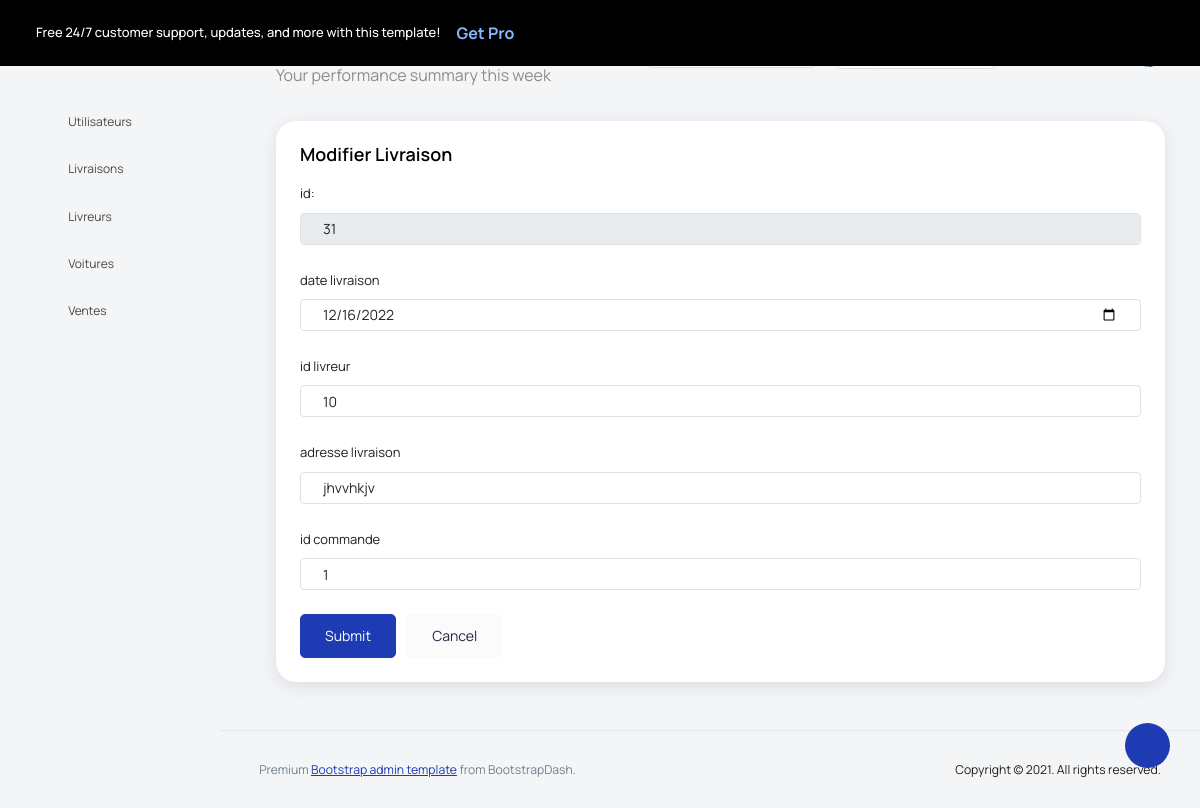
/Views/back/modifierLivraison.php?id=31 (signed in), run on the app's committed database.
### tables this page shows
CREATE TABLE `livraison` (
  `id` int(11) NOT NULL,
  `date_livraison` date NOT NULL,
  `id_livreur` int(11) NOT NULL,
  `adresse_livraison` varchar(255) NOT NULL,
  `id_commande` int(11) NOT NULL
);

### Controller/LivraisonC.php (called while the page is built, shortened)
<?php
class LivraisonC{
    function getLivraisonbyId($id)
    {
        $requete = "select * from livraison where id= '".$id."'";
        $config = config::getConnexion();
        try {
            $querry = $config->prepare($requete);
            $querry->execute();
            $result = $querry->fetch();
            return $result ;
        } catch (PDOException $th) {
            echo $th->getMessage();
        }
    }
}

### Views/back/modifierLivraison.php (the view, shortened to what this page needs)
<?php
include_once '../../Controller/LivraisonC.php';
$livraisonC = new LivraisonC();
if (isset($_GET['id'])){
    $livraison = $livraisonC->getLivraisonbyId($_GET['id']);
}
?>
<!DOCTYPE html>
<html lang="en">
<head>
    <link rel="stylesheet" href="vendors/feather/feather.css">
    <link rel="stylesheet" href="vendors/mdi/css/materialdesignicons.min.css">
    <link rel="stylesheet" href="vendors/ti-icons/css/themify-icons.css">
    <link rel="stylesheet" href="vendors/typicons/typicons.css">
    <link rel="stylesheet" href="vendors/simple-line-icons/css/simple-line-icons.css">
    <link rel="stylesheet" href="vendors/css/vendor.bundle.base.css">
    <link rel="stylesheet" href="vendors/datatables.net-bs4/dataTables.bootstrap4.css">
    <link rel="stylesheet" href="js/select.dataTables.min.css">
    <link rel="stylesheet" href="css/vertical-layout-light/style.css">
</head>
<body>
<div class="container-scroller">
    <div class="row p-0 m-0 proBanner" id="proBanner">
        <div class="col-md-12 p-0 m-0">
            <div class="card-body card-body-padding d-flex align-items-center justify-content-between">
                <div class="ps-lg-1">
                    <div class="d-flex align-items-center justify-content-between">
                        <p class="mb-0 font-weight-medium me-3 buy-now-text">Free 24/7 customer support, updates, and more with this template!</p>
                        <a href="https://www.bootstrapdash.com/product/star-admin-pro/?utm_source=organic&utm_medium=banner&utm_campaign=buynow_demo" target="_blank" class="btn me-2 buy-now-btn border-0">Get Pro</a>
                    </div>
                </div>
                <div class="d-flex align-items-center justify-content-between">
                    <a href="https://www.bootstrapdash.com/product/star-admin-pro/"><i class="mdi mdi-home me-3 text-white"></i></a>
                    <button id="bannerClose" class="btn border-0 p-0">
                        <i class="mdi mdi-close text-white me-0"></i>
                    </button>
                </div>
            </div>
        </div>
    </div>
    <nav class="navbar default-layout col-lg-12 col-12 p-0 fixed-top d-flex align-items-top flex-row">
        <div class="text-center navbar-brand-wrapper d-flex align-items-center justify-content-start">
            <div class="me-3">
                <button class="navbar-toggler navbar-toggler align-self-center" type="button" data-bs-toggle="minimize">
                </button>
            </div>
            <div>
                <a class="navbar-brand brand-logo" href="index.html">
                </a>
            </div>
        </div>
        <div class="navbar-menu-wrapper d-flex align-items-top">
            <ul class="navbar-nav">
                <li class="nav-item font-weight-semibold d-none d-lg-block ms-0">
                    <h1 class="welcome-text">Good Morning, <span class="text-black fw-bold">John Doe</span></h1>
                    <h3 class="welcome-sub-text">Your performance summary this week </h3>
                </li>
            </ul>
            <ul class="navbar-nav ms-auto">
                <li class="nav-item dropdown d-none d-lg-block">
                    <a class="nav-link dropdown-bordered dropdown-toggle dropdown-toggle-split" id="messageDropdown" href="#" data-bs-toggle="dropdown" aria-expanded="false"> Select Category </a>
                </li>
                <li class="nav-item d-none d-lg-block">
                    <div id="datepicker-popup" class="input-group date datepicker navbar-date-picker">
              <span class="input-group-addon input-group-prepend border-right">
              </span>
                    </div>
                </li>
                <li class="nav-item">
                    <form class="search-form" action="#">
                    </form>
                </li>
                <li class="nav-item dropdown">
                    <a class="nav-link count-indicator" id="notificationDropdown" href="#" data-bs-toggle="dropdown">
                    </a>
                </li>
                <li class="nav-item dropdown">
                    <a class="nav-link count-indicator" id="countDropdown" href="#" data-bs-toggle="dropdown" aria-expanded="false">
                    </a>
                </li>
                <li class="nav-item dropdown d-none d-lg-block user-dropdown">
                    <a class="nav-link" id="UserDropdown" href="#" data-bs-toggle="dropdown" aria-expanded="false">
                        <img class="img-xs rounded-circle" src="images/faces/face8.jpg" alt="Profile image"> </a>
                </li>
            </ul>
        </div>
    </nav>
    <div class="container-fluid page-body-wrapper">
        <div class="theme-setting-wrapper">
            <div id="settings-trigger"><i class="ti-settings"></i></div>
        </div>
        <nav class="sidebar sidebar-offcanvas" id="sidebar">
            <ul class="nav">
                <li class="nav-item">
                    <a class="nav-link" href="utilisateurs.php">
                        <i class="mdi mdi-grid-large menu-icon"></i>
                        <span class="menu-title">Utilisateurs</span>
                    </a>
                </li>
                <li class="nav-item">
                    <a class="nav-link" href="livraisons.php">
                        <i class="mdi mdi-grid-large menu-icon"></i>
                        <span class="menu-title">Livraisons</span>
                    </a>
                </li>
                <li class="nav-item">
                    <a class="nav-link" href="livreurs.php">
                        <i class="mdi mdi-grid-large menu-icon"></i>
                        <span class="menu-title">Livreurs</span>
                    </a>
                </li>
                <li class="nav-item">
                    <a class="nav-link" href="voitures.php">
                        <i class="mdi mdi-grid-large menu-icon"></i>
                        <span class="menu-title">Voitures</span>
                    </a>
                </li>
                <li class="nav-item">
                    <a class="nav-link" href="ventes.php">
                        <i class="mdi mdi-grid-large menu-icon"></i>
                        <span class="menu-title">Ventes</span>
                    </a>
                </li>
            </ul>
        </nav>
        <div class="main-panel">
            <div class="content-wrapper">
                <div class="row">
                    <div class="col-md-12 grid-margin stretch-card">
                        <div class="card">
                            <div class="card-body">
                                <h4 class="card-title">modifier livraison</h4>
                                <form class="forms-sample" method="post">
                                    <div class="form-group">
                                        <label for="exampleInputUsername1">id:</label>
                                        <input readonly type="" class="form-control" name="id" id="exampleInputUsername1" value="<?php echo $livraison['id']; ?>" >
                                    </div>
                                    <div class="form-group">
                                        <label for="exampleInputUsername1">date livraison</label>
                                        <input type="date" class="form-control" name="date_livraison" id="exampleInputUsername1"  value="<?php echo $livraison['date_livraison']; ?>">
                                    </div>
                                    <div class="form-group">
                                        <label for="exampleInputEmail1">id livreur</label>
                                        <input type="number" name="id_livreur" class="form-control" id="exampleInputEmail1" value="<?php echo $livraison['id_livreur']; ?>" >
                                    </div>
                                    <div class="form-group">
                                        <label for="exampleInputPassword1">adresse livraison</label>
                                        <input type="text" class="form-control" name="adresse_livraison" id="exampleInputPassword1" value="<?php echo $livraison['adresse_livraison']; ?>" placeholder="Password">
                                    </div>
                                    <div class="form-group">
                                        <label for="exampleInputEmail1">id commande</label>
                                        <input type="number" name="id_commande" value="<?php echo $livraison['id_commande']; ?>" class="form-control" id="exampleInputEmail1" >
                                    </div>
                                    <button type="submit" class="btn btn-primary me-2">Submit</button>
                                    <button class="btn btn-light">Cancel</button>
                                </form>
                            </div>
                        </div>
                    </div>
                </div>
            </div>
            <footer class="footer">
                <div class="d-sm-flex justify-content-center justify-content-sm-between">
                    <span class="text-muted text-center text-sm-left d-block d-sm-inline-block">Premium <a href="https://www.bootstrapdash.com/" target="_blank">Bootstrap admin template</a> from BootstrapDash.</span>
                    <span class="float-none float-sm-right d-block mt-1 mt-sm-0 text-center">Copyright © 2021. All rights reserved.</span>
                </div>
            </footer>
        </div>
    </div>
</div>
</body>
</html>

### data on the page
livraison: id "31", date_livraison "12/16/2022", id_livreur "10", adresse_livraison "jhvvhkjv", id_commande "1"
